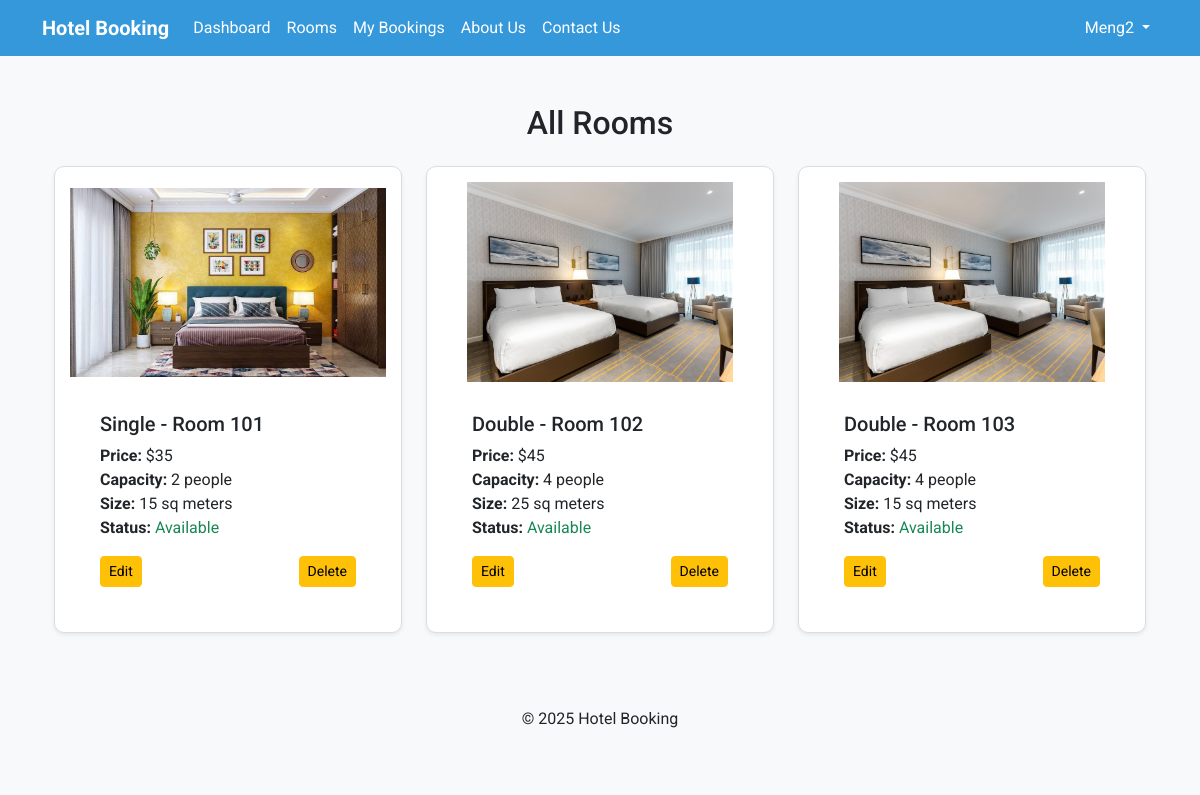
/admin-rooms/ (signed in), run on an earlier commit of the app's database.
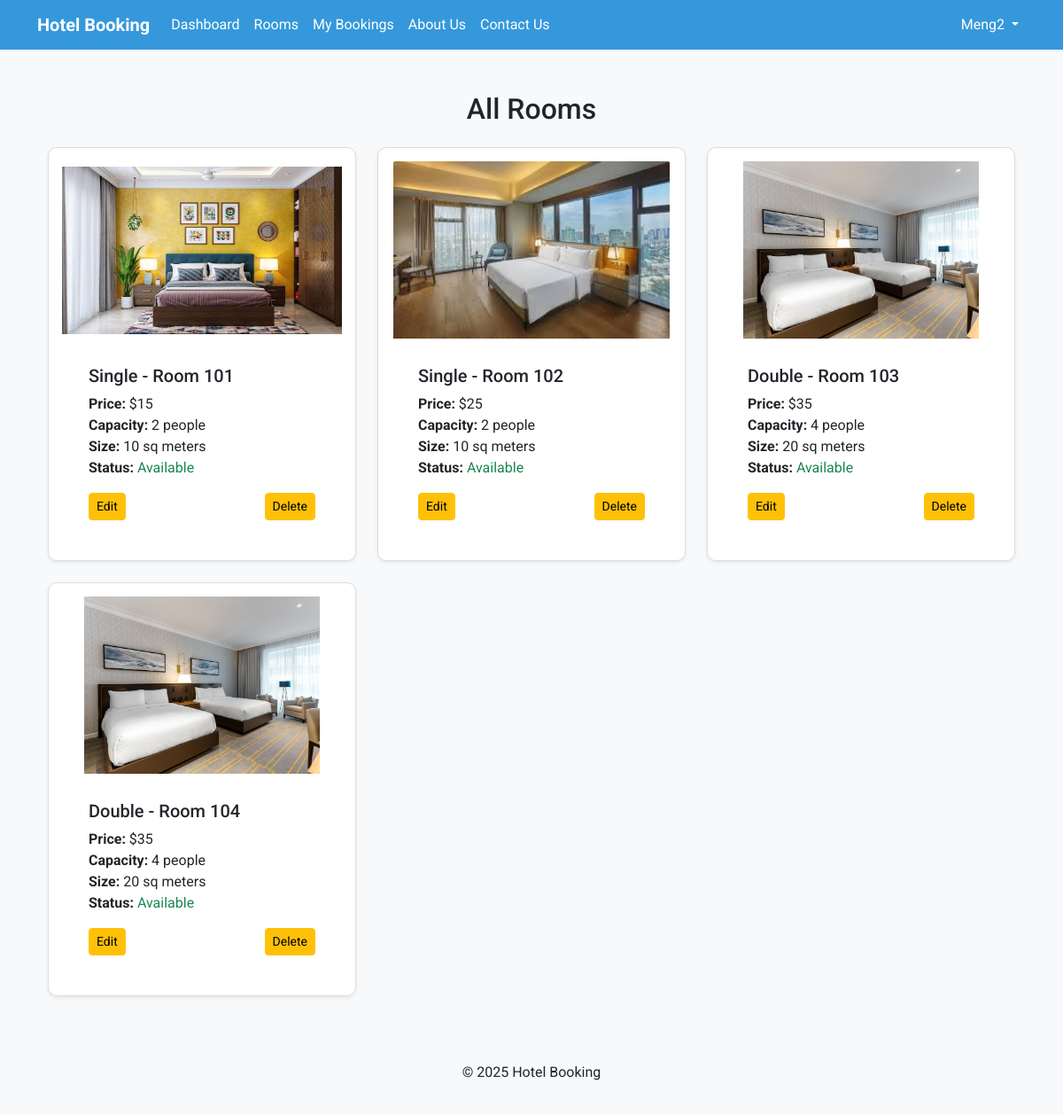
And on a later commit of the database.
### bookings/models.py (models this page shows, shortened)
class Room(models.Model):
    ROOM_TYPES = [
        ('Single', 'Single'),
        ('Double', 'Double'),
        ('Suite', 'Suite'),
    ]
    room_number = models.CharField(max_length=10, unique=True)
    room_type = models.CharField(max_length=50, choices=ROOM_TYPES)
    price_per_night = models.IntegerField()
    is_available = models.BooleanField(default=True)
    capacity = models.PositiveIntegerField()
    size = models.IntegerField()
    image = models.ImageField(upload_to='upload/media/', blank=True, null=True)

### bookings/views.py (the view)
# urls.py: path('admin-rooms/', views.admin_room_list, name='admin_room_list'),
@login_required
def admin_room_list(request):
    today = date.today()
    bookings = Booking.objects.select_related('room').all()
    for booking in bookings:
        room = booking.room
        if booking.check_in <= today <= booking.check_out:
            room.is_available = False
        else:
            room.is_available = True
        room.save()
    rooms = Room.objects.all()
    return render(request, 'bookings/admin_room_list.html', {'rooms': rooms})

### bookings/templates/bookings/admin_room_list.html (shortened to what this page needs)
{% extends 'bookings/main.html' %}
{% load static %}
{% block content %}
<div class="container mt-5">
    <h2 class="text-center mb-4">All Rooms</h2>
    <div class="row">
        {% for room in rooms %}
        <div class="col-md-4">
            <div class="card mb-4 shadow-sm">
                <img src="{{ room.image.url }}" class="card-img-top card-img-fix" alt="Room Image">
                <div class="card-body">
                    <h5 class="card-title">{{ room.room_type }} - Room {{ room.room_number }}</h5>
                    <p class="card-text">
                        <strong>Price:</strong> ${{ room.price_per_night }}<br>
                        <strong>Capacity:</strong> {{ room.capacity }} people<br>
                        <strong>Size:</strong> {{ room.size }} sq meters<br>
                        <strong>Status:</strong>
                        {% if room.is_available %}
                        <span class="text-success">Available</span>
                        {% else %}
                        <span class="text-danger">Unavailable</span>
                        {% endif %}
                    </p>
                    <div class="d-flex justify-content-between">
                        <a href="{% url 'update_room' room.id %}" class="btn btn-warning btn-sm">Edit</a>
                        <a href="{% url 'delete_room' room.id %}" class="btn btn-warning btn-sm">Delete</a>
                    </div>
                </div>
            </div>
        </div>
        {% endfor %}
    </div>
</div>
{% endblock %}

What changed in the data, as far as the page shows it:
removed Room: image (picture), room_type "Single", room_number "101", price_per_night "35", capacity "2", size "15", is_available "Available"
removed Room: image (picture), room_type "Double", room_number "102", price_per_night "45", capacity "4", size "25", is_available "Available"
removed Room: image (picture), room_type "Double", room_number "103", price_per_night "45", capacity "4", size "15", is_available "Available"
added Room: image (picture), room_type "Single", room_number "101", price_per_night "15", capacity "2", size "10", is_available "Available"
added Room: image (picture), room_type "Single", room_number "102", price_per_night "25", capacity "2", size "10", is_available "Available"
added Room: image (picture), room_type "Double", room_number "103", price_per_night "35", capacity "4", size "20", is_available "Available"
added Room: image (picture), room_type "Double", room_number "104", price_per_night "35", capacity "4", size "20", is_available "Available"
